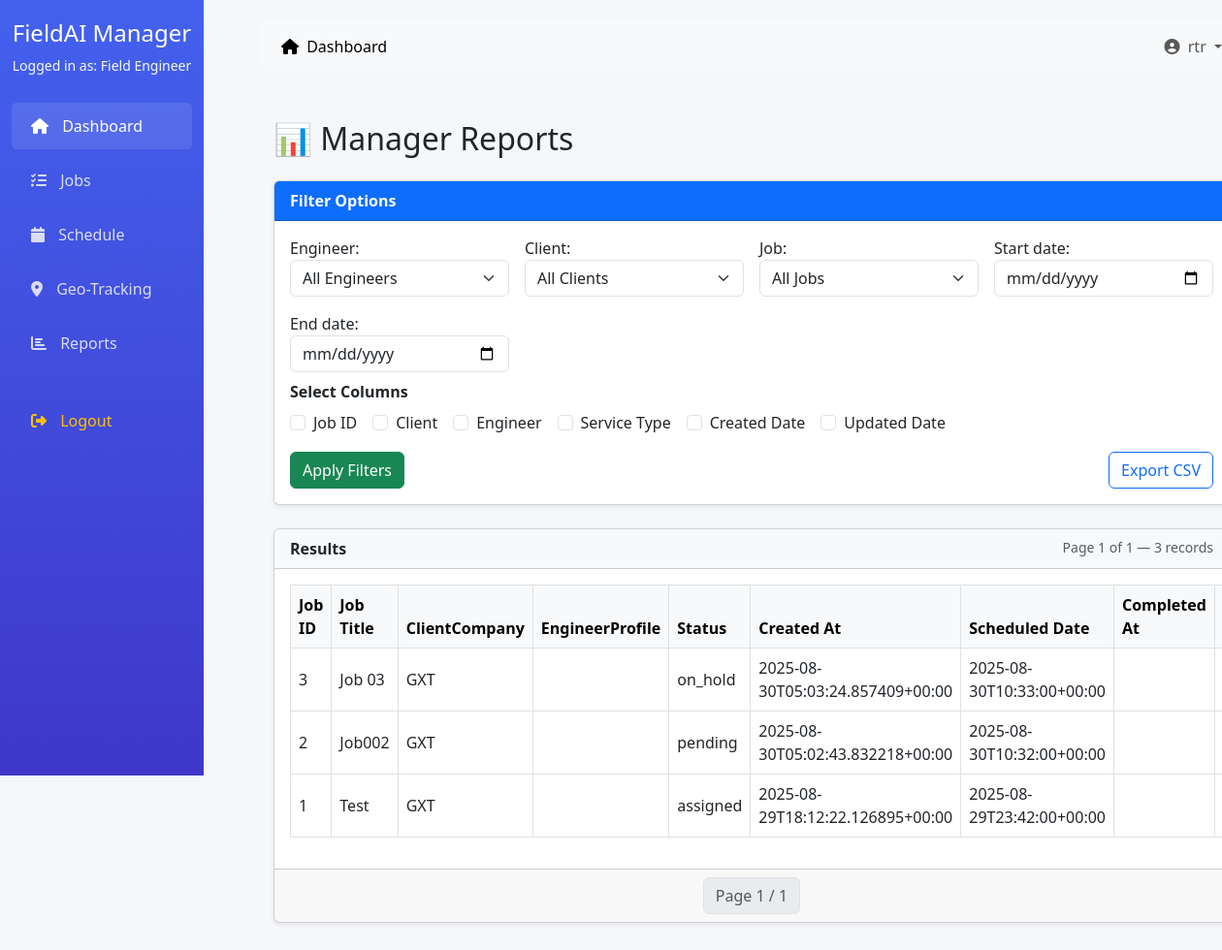
Page /dashboard/reports/manager/ (signed in) on the committed database.
### accounts/models.py (models this page shows, shortened)
class CustomUser(AbstractUser):
    ROLE_CHOICES = (
        ('admin', 'Admin'),
        ('manager', 'Project Manager'),
        ('engineer', 'Field Engineer'),
        ('client', 'Client'),
        ('accounts', 'Accounts Team'),
    )
    role = models.CharField(max_length=20, choices=ROLE_CHOICES, default='engineer')
    phone = models.CharField(max_length=15, blank=True)
    address = models.TextField(blank=True)
    profile_picture = models.ImageField(upload_to='profiles/', blank=True)
    created_at = models.DateTimeField(auto_now=True)
    updated_at = models.DateTimeField(auto_now=True)

class Job(models.Model):
    JOB_STATUS = (
        ('pending', 'Pending'),
        ('assigned', 'Assigned'),
        ('in_progress', 'In Progress'),
        ('completed', 'Completed'),
        ('cancelled', 'Cancelled'),
        ('on_hold', 'On Hold'),
    )
    PRIORITY_LEVEL = (
        ('low', 'Low'),
        ('medium', 'Medium'),
        ('high', 'High'),
        ('urgent', 'Urgent'),
    )
    job_id = models.CharField(max_length=20, unique=True, default=uuid.uuid4)
    title = models.CharField(max_length=200)
    description = models.TextField()
    service_type = models.ForeignKey(ServiceType, on_delete=models.PROTECT)
    client = models.ForeignKey(ClientCompany, on_delete=models.CASCADE)
    client_contact = models.ForeignKey(ClientContact, on_delete=models.SET_NULL, null=True, blank=True)
    assigned_engineer = models.ForeignKey(EngineerProfile, on_delete=models.SET_NULL, null=True, blank=True, related_name='assigned_jobs')
    priority = models.CharField(max_length=10, choices=PRIORITY_LEVEL, default='medium')
    status = models.CharField(max_length=20, choices=JOB_STATUS, default='pending')
    scheduled_date = models.DateTimeField()
    estimated_duration = models.DurationField()  # in minutes
    actual_start_time = models.DateTimeField(null=True, blank=True)
    actual_end_time = models.DateTimeField(null=True, blank=True)
    location = models.TextField()
    latitude = models.DecimalField(max_digits=9, decimal_places=6, null=True, blank=True)
    longitude = models.DecimalField(max_digits=9, decimal_places=6, null=True, blank=True)
    created_by = models.ForeignKey(CustomUser, on_delete=models.SET_NULL, null=True, related_name='created_jobs')
    created_at = models.DateTimeField(auto_now_add=True)
    updated_at = models.DateTimeField(auto_now=True)
    last_updated = models.DateTimeField(auto_now=True)
    updated_by = models.ForeignKey(CustomUser, on_delete=models.SET_NULL, null=True, blank=True, related_name='updated_jobs')
    def __str__(self):
        return f"{self.job_id} - {self.title}"

class ClientCompany(models.Model):   # or maybe named Client?
    name = models.CharField(max_length=255)
    contact_email = models.EmailField()
    contact_phone = models.CharField(max_length=20, blank=True, null=True)
    address = models.TextField(blank=True, null=True)
    industry = models.CharField(max_length=100, blank=True, null=True)
    website = models.URLField(blank=True, null=True)
    is_active = models.BooleanField(default=True)
    def __str__(self):
        return self.name

### dashboard/views.py (the view)
# urls.py: path('reports/manager/', views.manager_report, name='manager_report'),
@login_required
def manager_report(request):
    user_role = getattr(request.user, 'role', None)
    allowed_roles = [ 'Project Manager', 'Admin']
    if user_role is None and user_role not in allowed_roles:
        return HttpResponse("Forbidden", status=403)  # quick guard
    form = ReportFilterForm(request.GET or None)
    queryset = Job.objects.all().select_related('client', 'assigned_engineer')
    if form.is_valid():
        engineer = form.cleaned_data.get('assigned_engineer')
        client = form.cleaned_data.get('client')
        job = form.cleaned_data.get('job')
        start = form.cleaned_data.get('start_date')
        end = form.cleaned_data.get('end_date')
        fields = form.cleaned_data.get('fields') or [c[0] for c in FIELD_CHOICES]
        if engineer:
            queryset = queryset.filter(engineer=engineer)
        if client:
            queryset = queryset.filter(client=client)
        if job:
            queryset = queryset.filter(pk=job.pk)
        if start:
            queryset = queryset.filter(created_at__date__gte=start)
        if end:
            queryset = queryset.filter(created_at__date__lte=end)
    else:
        fields = [c[0] for c in FIELD_CHOICES]
    if 'export' in request.GET:
        return _export_csv_response(queryset.order_by('-created_at'), fields)
    page_size = 25
    paginator = Paginator(queryset.order_by('-created_at'), page_size)
    page_number = request.GET.get('page', 1)
    page_obj = paginator.get_page(page_number)
    rows = []
    for job in page_obj.object_list:
        rows.append([_get_field_display(job, f) for f in fields])
    choices_map = dict(FIELD_CHOICES)
    selected_headers = [choices_map.get(f, f) for f in fields]
    context = {
        'form': form,
        'jobs_page': page_obj,
        'rows': rows,
        'selected_fields': fields,
        'selected_headers': selected_headers,
    }
    return render(request, 'dashboard/manager_report.html', context)

### accounts/models.py (called while the page is built)
    def __str__(self):
        return f"{self.user.get_full_name()} - {self.employee_id}"

### dashboard/templates/dashboard/manager_report.html (shortened to what this page needs)
{% extends 'dashboard/base.html' %}
{% load static %}
{% block content %}
<div class="container-fluid py-4">
  <h2 class="mb-4">📊 Manager Reports</h2>
  <div class="card shadow-sm mb-4">
    <div class="card-header bg-primary text-white">
      <strong>Filter Options</strong>
    </div>
    <div class="card-body">
      <form method="get" class="row g-3">
        <div class="col-md-3">
          {{ form.engineer.label_tag }}
          {{ form.engineer }}
        </div>
        <div class="col-md-3">
          {{ form.client.label_tag }}
          {{ form.client }}
        </div>
        <div class="col-md-3">
          {{ form.job.label_tag }}
          {{ form.job }}
        </div>
        <div class="col-md-3">
          {{ form.start_date.label_tag }}
          {{ form.start_date }}
        </div>
        <div class="col-md-3">
          {{ form.end_date.label_tag }}
          {{ form.end_date }}
        </div>
        <div class="col-12 mt-2">
          <label class="form-label"><strong>Select Columns</strong></label>
          <div class="d-flex flex-wrap gap-3">
            {% for checkbox in form.fields %}
              <div class="form-check">
                {{ checkbox.tag }}
                {{ checkbox.choice_label }}
              </div>
            {% endfor %}
          </div>
        </div>
        <div class="col-12 d-flex justify-content-between mt-3">
          <button type="submit" class="btn btn-success">
             Apply Filters
          </button>
          {% if request.GET %}
            <a class="btn btn-outline-primary" href="?{{ request.GET.urlencode }}&export=1">
              <i class="bi bi-download"></i> Export CSV
            </a>
          {% else %}
            <a class="btn btn-outline-primary" href="?export=1">
               Export CSV
            </a>
          {% endif %}
        </div>
      </form>
    </div>
  </div>
  <div class="card shadow-sm">
    <div class="card-header bg-light">
      <strong>Results</strong>
      <span class="text-muted small float-end">
        Page {{ jobs_page.number }} of {{ jobs_page.paginator.num_pages }} —
        {{ jobs_page.paginator.count }} records
      </span>
    </div>
    <div class="card-body table-responsive">
      <table class="table table-bordered table-hover align-middle">
        <thead class="table-light">
          <tr>
            {% for h in selected_headers %}
              <th>{{ h }}</th>
            {% endfor %}
          </tr>
        </thead>
        <tbody>
          {% for row in rows %}
            <tr>
              {% for cell in row %}
                <td>{{ cell }}</td>
              {% endfor %}
            </tr>
          {% empty %}
            <tr>
              <td colspan="{{ selected_headers|length }}" class="text-center text-muted">
                No results found
              </td>
            </tr>
          {% endfor %}
        </tbody>
      </table>
    </div>
    <div class="card-footer d-flex justify-content-center">
      <nav>
        <ul class="pagination mb-0">
          <li class="page-item disabled"><span class="page-link">
            Page {{ jobs_page.number }} / {{ jobs_page.paginator.num_pages }}
          </span></li>
        </ul>
      </nav>
    </div>
  </div>
</div>
{% endblock %}

### dashboard/templates/dashboard/base.html (shortened to what this page needs)
<!DOCTYPE html>
<html lang="en">
<head>
    <link href="https://cdn.jsdelivr.net/npm/bootstrap@5.3.0/dist/css/bootstrap.min.css" rel="stylesheet">
    <link rel="stylesheet" href="https://cdnjs.cloudflare.com/ajax/libs/font-awesome/6.4.0/css/all.min.css">
</head>
<body>
    <div class="container-fluid">
        <div class="row">
            <div class="col-md-2 sidebar d-none d-md-block">
                <div class="text-center mb-4">
                    <h4>FieldAI Manager</h4>
                    <p class="text-light small">Logged in as: {{ user.get_role_display }}</p>
                </div>
                <ul class="nav flex-column">
                    <li class="nav-item">
                        <a class="nav-link active" href="{% if user.role == 'admin' %}{% url 'dashboard:admin_dashboard' %}{% elif user.role == 'manager' %}{% url 'dashboard:manager_dashboard' %}{% elif user.role == 'engineer' %}{% url 'dashboard:engineer_dashboard' %}{% elif user.role == 'client' %}{% url 'dashboard:client_dashboard' %}{% elif user.role == 'accounts' %}{% url 'dashboard:accounts_dashboard' %}{% else %}#{% endif %}">
                            <i class="fas fa-home"></i> Dashboard
                        </a>
                    </li>
                    <li class="nav-item">
                        <a class="nav-link" href="{% if user.role == 'manager' %}{% url 'dashboard:manager_jobs' %}{% elif user.role == 'engineer' %}{% url 'dashboard:engineer_jobs' %}{% else %}#{% endif %}">
                            <i class="fas fa-tasks"></i> Jobs
                        </a>
                    </li>
                    <li class="nav-item">
                        <a class="nav-link" href="#">
                            <i class="fas fa-calendar"></i> Schedule
                        </a>
                    </li>
                    <li class="nav-item">
                        <a class="nav-link" href="#">
                            <i class="fas fa-map-marker-alt"></i> Geo-Tracking
                        </a>
                    </li>
                    <li class="nav-item">
                        <a class="nav-link" href="#">
                            <i class="fas fa-chart-bar"></i> Reports
                        </a>
                    </li>
                    <li class="nav-item mt-4">
                        <a class="nav-link text-warning" href="{% url 'accounts:logout' %}">
                            <i class="fas fa-sign-out-alt"></i> Logout
                        </a>
                    </li>
                </ul>
            </div>
            <div class="col-md-10 main-content">
                <nav class="navbar navbar-expand-lg navbar-light bg-light mb-4 rounded">
                    <div class="container-fluid">
                        <div class="collapse navbar-collapse" id="navbarNav">
                            <ul class="navbar-nav me-auto">
                                <li class="nav-item">
                                    <a class="nav-link active" href="{% if user.role == 'admin' %}{% url 'dashboard:admin_dashboard' %}{% elif user.role == 'manager' %}{% url 'dashboard:manager_dashboard' %}{% elif user.role == 'engineer' %}{% url 'dashboard:engineer_dashboard' %}{% elif user.role == 'client' %}{% url 'dashboard:client_dashboard' %}{% elif user.role == 'accounts' %}{% url 'dashboard:accounts_dashboard' %}{% else %}#{% endif %}">
                                        <i class="fas fa-home me-1"></i> Dashboard
                                    </a>
                                </li>
                            </ul>
                            <ul class="navbar-nav">
                                <li class="nav-item dropdown">
                                    <a class="nav-link dropdown-toggle" href="#" id="navbarDropdown" role="button" data-bs-toggle="dropdown">
                                        <i class="fas fa-user-circle me-1"></i> {{ user.username }}
                                    </a>
                                </li>
                            </ul>
                        </div>
                    </div>
                </nav>
                {% block content %}
                {% endblock %}
            </div>
        </div>
    </div>
</body>
</html>

### dashboard/templates/dashboard/base.html (style rules this page uses)
:root { --primary: #4361ee; --secondary: #3f37c9; --success: #4cc9f0; --info: #4895ef; --warning: #f72585; --danger: #e63946; --light: #f8f9fa; --dark: #212529; }
body { font-family: 'Segoe UI', Tahoma, Geneva, Verdana, sans-serif; background-color: #f5f7fb; }
.sidebar { background: linear-gradient(to bottom, var(--primary), var(--secondary)); color: white; height: 100vh; position: fixed; padding-top: 20px; }
.sidebar .nav-link { color: rgba(255, 255, 255, 0.8); padding: 12px 20px; margin: 4px 0; border-radius: 5px; }
.sidebar .nav-link:hover, .sidebar .nav-link.active { background-color: rgba(255, 255, 255, 0.1); color: white; }
.sidebar .nav-link i { margin-right: 10px; }
.main-content { margin-left: 250px; padding: 20px; }

### rows in the picture
CustomUser: role "Field Engineer", username "rtr"
Job: job "All Jobs", row "Test" "assigned"
Job: row "Job 03" "on_hold"
ClientCompany: row "GXT" "GXT" "GXT"
Job: row "Job002" "pending"

### other values in the picture
{{ checkbox.choice_label }} "Job ID" "Client" "Engineer" "Service Type" "Created Date" "Updated Date"
{{ jobs_page.number }} "1"
{{ jobs_page.paginator.num_pages }} "1"
{{ jobs_page.paginator.count }} "3"
{{ h }} "Job ID" "Job Title" "ClientCompany" "EngineerProfile" "Status" "Created At" "Scheduled Date" "Completed At"
{{ cell }} "3" "2025-08-30T05:03:24.857409+00:00" "2025-08-30T10:33:00+00:00" "2" "2025-08-30T05:02:43.832218+00:00" "2025-08-30T10:32:00+00:00" "1" "2025-08-29T18:12:22.126895+00:00" "2025-08-29T23:42:00+00:00"
